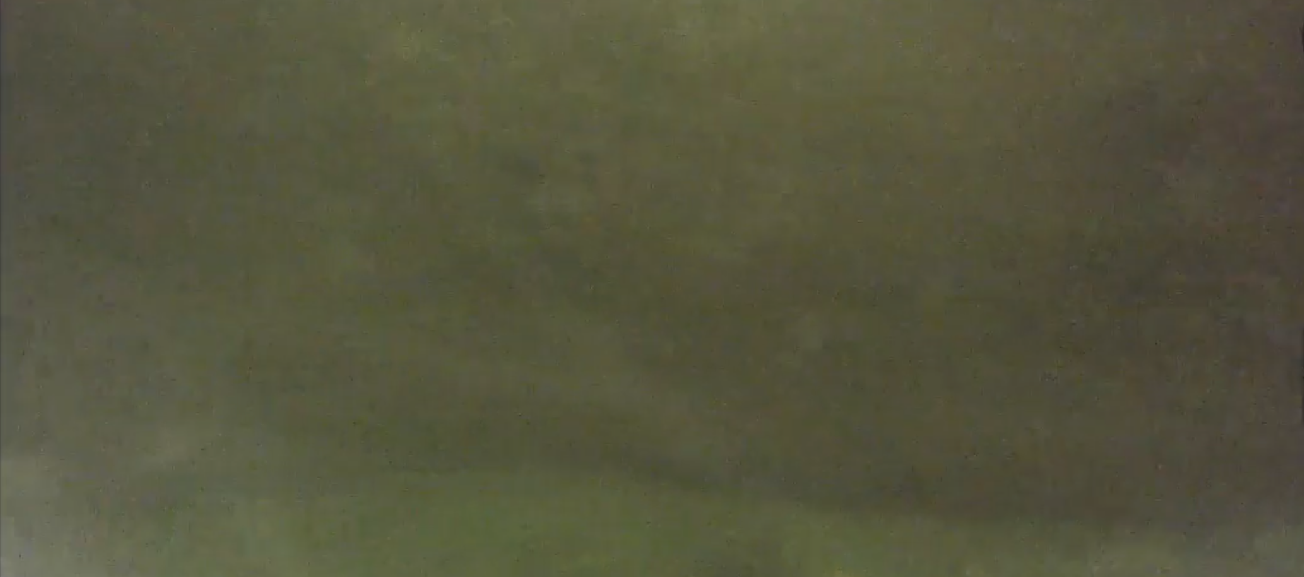
#> input picture scripts/plotting_program/test_images/low_light_low_feature.png, 1304 x 577 px
$ python CLAHEORB_tester.py
#> lines starting #> are read from the running program, lines starting #| are printed output that depends on the picture
import cv2

file_path = 'test_images/low_light_low_feature.png'
image = cv2.imread(file_path)
#> image is the input picture: shape (577, 1304, 3); mean B, G, R 62.1, 85.5, 85.8
gray_image = cv2.cvtColor(image, cv2.COLOR_BGR2GRAY)
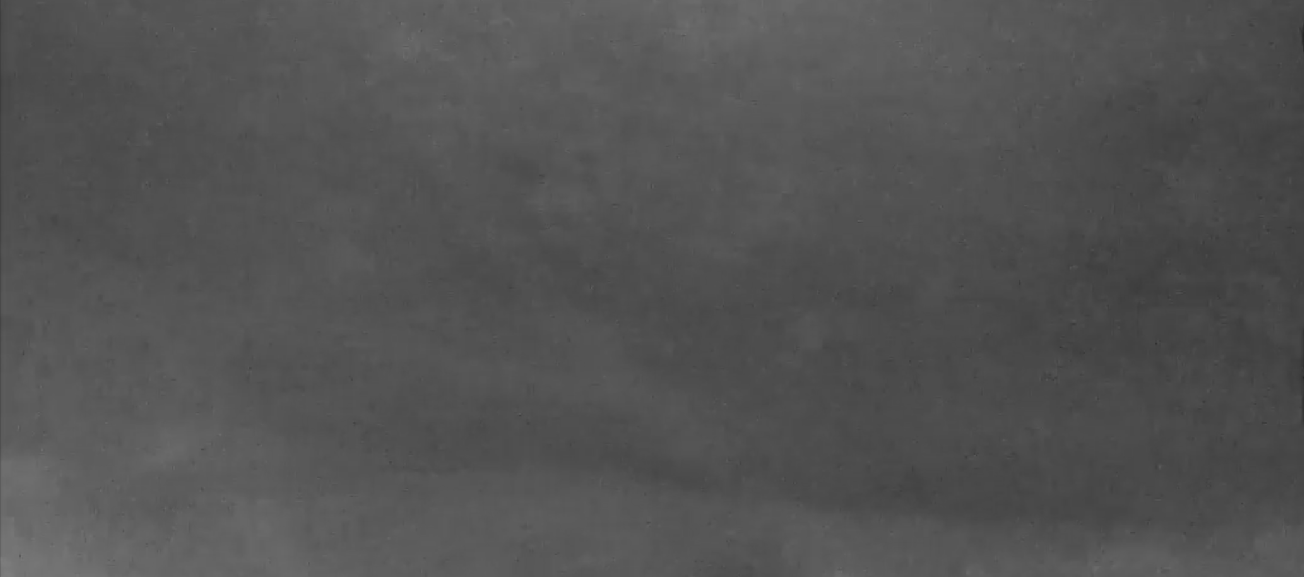
#> gray_image: shape (577, 1304); min 39, max 125, mean 82.9

lab_image = cv2.cvtColor(image, cv2.COLOR_BGR2Lab)
#> lab_image: shape (577, 1304, 3); mean of channels 0, 1, 2 91.2, 123.8, 141.7
orb = cv2.ORB_create(nfeatures=10000)
l, a, b = cv2.split(lab_image)
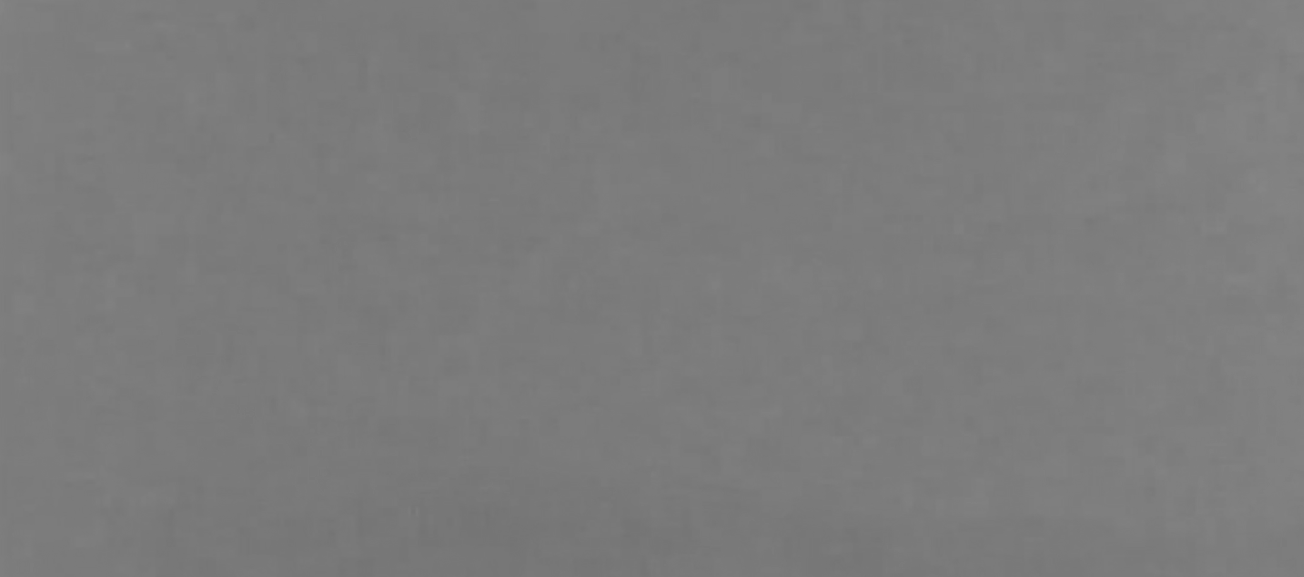
#> a: shape (577, 1304); min 115, max 134, mean 123.8
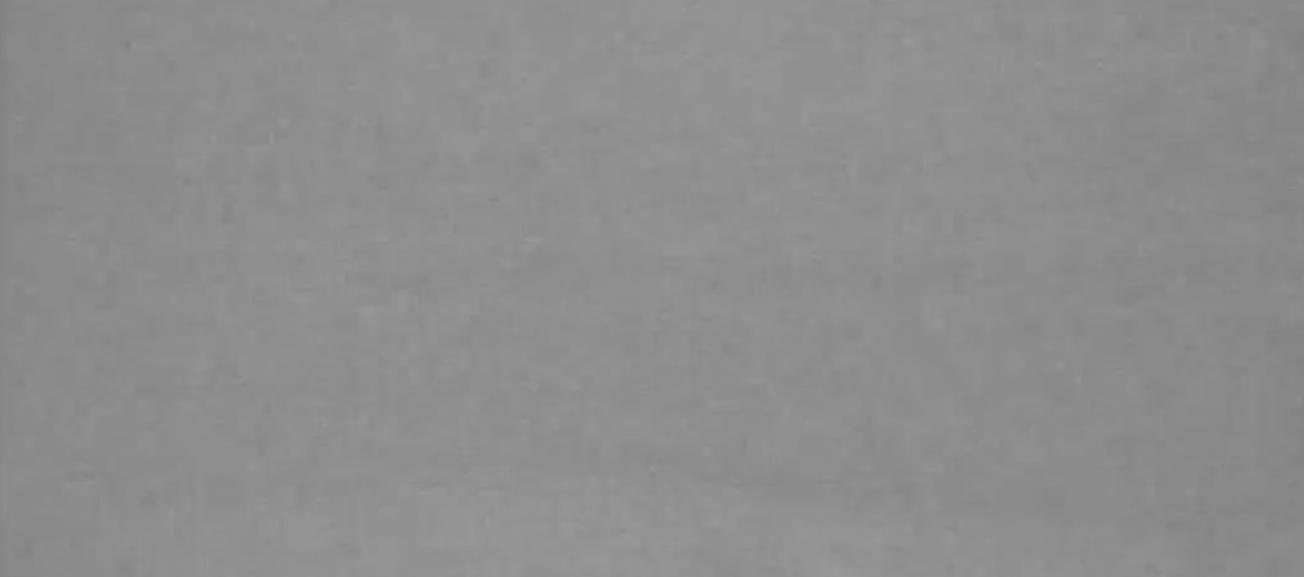
#> b: shape (577, 1304); min 129, max 154, mean 141.7
keypoints_original, descriptors_original = orb.detectAndCompute(image, None)
#> keypoints_original = (); descriptors_original = None
keypoints_gray, descriptors_gray = orb.detectAndCompute(gray_image, None)
#> keypoints_gray = (); descriptors_gray = None

clahe = cv2.createCLAHE(clipLimit=1.0)
clahe = clahe.apply(l)
lab_clahe = cv2.merge([clahe, a, b])
#> lab_clahe: shape (577, 1304, 3); mean of channels 0, 1, 2 95.1, 123.8, 141.7
result_image_clahe = cv2.cvtColor(lab_clahe, cv2.COLOR_Lab2BGR)
keypoints_clahe, descriptors_clahe = orb.detectAndCompute(result_image_clahe, None)
#> keypoints_clahe = 22 keypoints; strongest (x, y, size): (1156, 343, 31), (1074, 323, 31), (201, 449, 31), (1271, 43, 31)

result_image_original = cv2.cvtColor(image, cv2.COLOR_Lab2BGR)
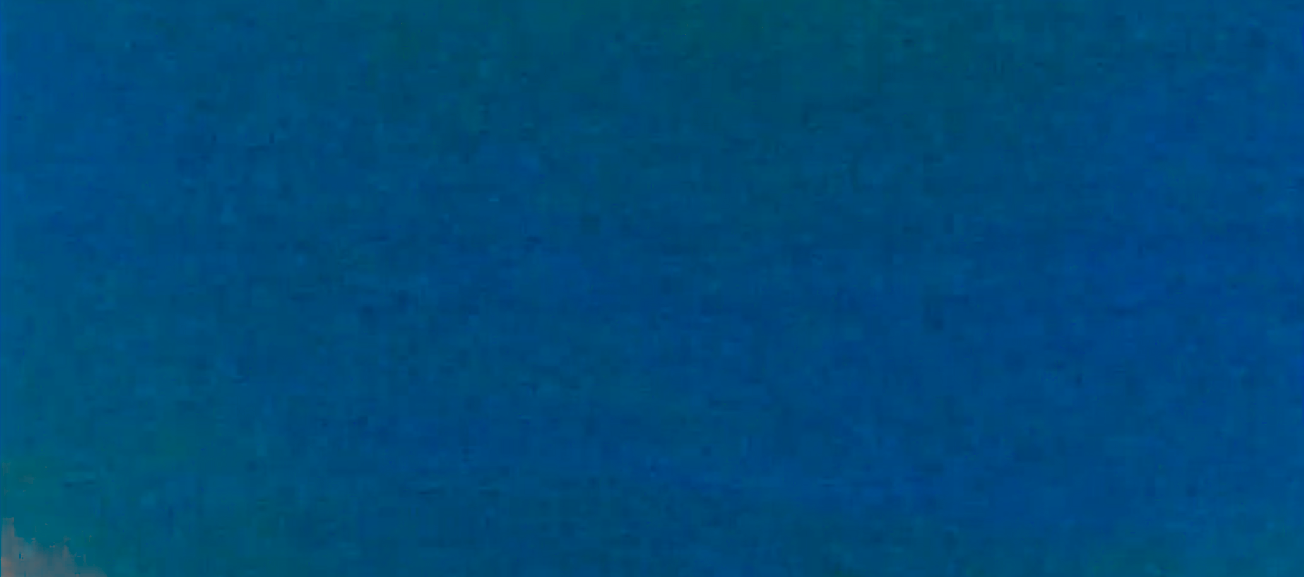
#> result_image_original: shape (577, 1304, 3); mean B, G, R 121.6, 74.7, 0.2

image_with_keypoints_clahe = cv2.drawKeypoints(result_image_clahe, keypoints_clahe, None, color=(0, 255, 0))
image_with_keypoints_original = cv2.drawKeypoints(image, keypoints_original, None, color=(0, 255, 0))
image_with_keypoints_gray = cv2.drawKeypoints(gray_image, keypoints_gray, None, color=(0, 255, 0))

print("Keypoints CLAHE", len(keypoints_clahe), "Keypoints Original", len(keypoints_original), "Keypoints Gray", len(keypoints_gray))
#| Keypoints CLAHE 22 Keypoints Original 0 Keypoints Gray 0

cv2.imshow('Keypoints with CLAHE', image_with_keypoints_clahe)
cv2.imshow('Keypoints without CLAHE', image_with_keypoints_original)
cv2.waitKey(0)
cv2.destroyAllWindows()
